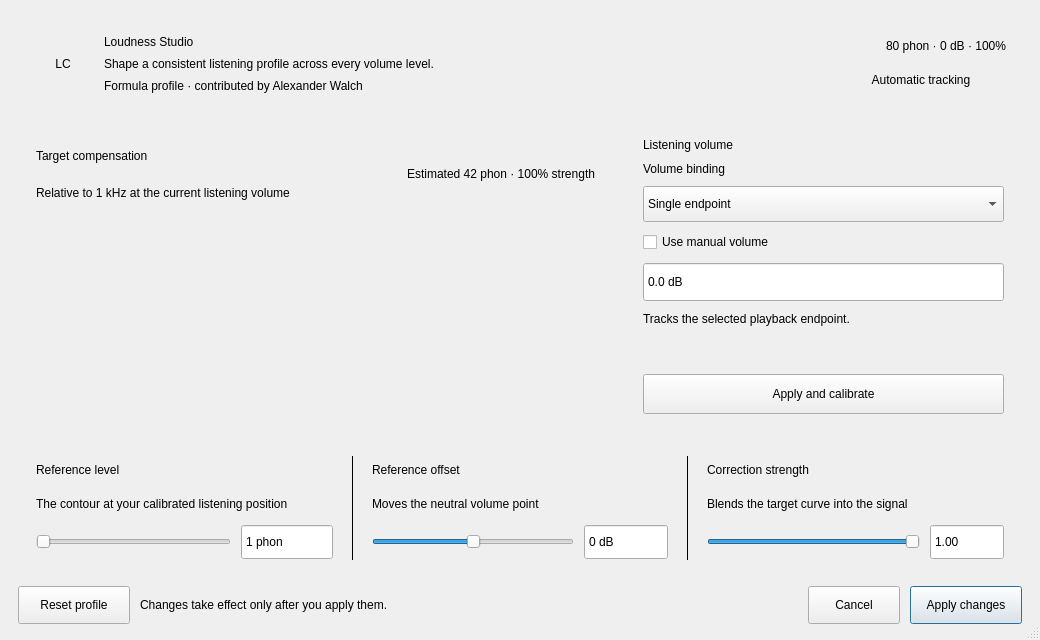
<?xml version="1.0" encoding="UTF-8"?>
<ui version="4.0">
 <class>LoudnessCorrectionStudioDialog</class>
 <widget class="QDialog" name="LoudnessCorrectionStudioDialog">
  <property name="geometry">
   <rect>
    <x>0</x>
    <y>0</y>
    <width>1040</width>
    <height>640</height>
   </rect>
  </property>
  <property name="minimumSize">
   <size>
    <width>860</width>
    <height>570</height>
   </size>
  </property>
  <property name="windowTitle">
   <string>Loudness Studio</string>
  </property>
  <property name="sizeGripEnabled">
   <bool>true</bool>
  </property>
  <layout class="QVBoxLayout" name="rootLayout">
   <property name="spacing">
    <number>12</number>
   </property>
   <property name="leftMargin">
    <number>18</number>
   </property>
   <property name="topMargin">
    <number>18</number>
   </property>
   <property name="rightMargin">
    <number>18</number>
   </property>
   <property name="bottomMargin">
    <number>16</number>
   </property>
   <item>
    <widget class="QFrame" name="heroFrame">
     <property name="minimumSize">
      <size>
       <width>0</width>
       <height>92</height>
      </size>
     </property>
     <property name="frameShape">
      <enum>QFrame::NoFrame</enum>
     </property>
     <layout class="QHBoxLayout" name="heroLayout">
      <property name="spacing">
       <number>14</number>
      </property>
      <property name="leftMargin">
       <number>18</number>
      </property>
      <property name="topMargin">
       <number>14</number>
      </property>
      <property name="rightMargin">
       <number>16</number>
      </property>
      <property name="bottomMargin">
       <number>14</number>
      </property>
      <item>
       <widget class="QLabel" name="brandMark">
        <property name="minimumSize">
         <size>
          <width>54</width>
          <height>54</height>
         </size>
        </property>
        <property name="maximumSize">
         <size>
          <width>54</width>
          <height>54</height>
         </size>
        </property>
        <property name="text">
         <string notr="true">LC</string>
        </property>
        <property name="alignment">
         <set>Qt::AlignCenter</set>
        </property>
       </widget>
      </item>
      <item>
       <layout class="QVBoxLayout" name="titleLayout">
        <property name="spacing">
         <number>2</number>
        </property>
        <item>
         <widget class="QLabel" name="titleLabel">
          <property name="text">
           <string>Loudness Studio</string>
          </property>
         </widget>
        </item>
        <item>
         <widget class="QLabel" name="subtitleLabel">
          <property name="text">
           <string>Shape a consistent listening profile across every volume level.</string>
          </property>
         </widget>
        </item>
        <item>
         <widget class="QLabel" name="creditLabel">
          <property name="text">
           <string>Formula profile · contributed by Alexander Walch</string>
          </property>
         </widget>
        </item>
       </layout>
      </item>
      <item>
       <spacer name="heroSpacer">
        <property name="orientation">
         <enum>Qt::Horizontal</enum>
        </property>
        <property name="sizeHint" stdset="0">
         <size>
          <width>40</width>
          <height>20</height>
         </size>
        </property>
       </spacer>
      </item>
      <item>
       <layout class="QVBoxLayout" name="heroStatusLayout">
        <property name="spacing">
         <number>5</number>
        </property>
        <item>
         <widget class="QLabel" name="profileSummaryLabel">
          <property name="text">
           <string notr="true">80 phon · 0 dB · 100%</string>
          </property>
          <property name="alignment">
           <set>Qt::AlignRight|Qt::AlignTrailing|Qt::AlignVCenter</set>
          </property>
         </widget>
        </item>
        <item>
         <widget class="QLabel" name="trackingStatusLabel">
          <property name="minimumSize">
           <size>
            <width>170</width>
            <height>32</height>
           </size>
          </property>
          <property name="text">
           <string>Automatic tracking</string>
          </property>
          <property name="alignment">
           <set>Qt::AlignCenter</set>
          </property>
         </widget>
        </item>
       </layout>
      </item>
     </layout>
    </widget>
   </item>
   <item>
    <layout class="QGridLayout" name="contentLayout" columnstretch="3,2">
     <property name="horizontalSpacing">
      <number>12</number>
     </property>
     <property name="verticalSpacing">
      <number>12</number>
     </property>
     <item row="0" column="0">
      <widget class="QFrame" name="curveCard">
       <property name="minimumSize">
        <size>
         <width>500</width>
         <height>280</height>
        </size>
       </property>
       <property name="frameShape">
        <enum>QFrame::NoFrame</enum>
       </property>
       <layout class="QVBoxLayout" name="curveLayout">
        <property name="spacing">
         <number>6</number>
        </property>
        <property name="leftMargin">
         <number>18</number>
        </property>
        <property name="topMargin">
         <number>16</number>
        </property>
        <property name="rightMargin">
         <number>18</number>
        </property>
        <property name="bottomMargin">
         <number>14</number>
        </property>
        <item>
         <layout class="QHBoxLayout" name="curveHeaderLayout">
          <item>
           <layout class="QVBoxLayout" name="curveTitleLayout">
            <property name="spacing">
             <number>1</number>
            </property>
            <item>
             <widget class="QLabel" name="curveTitleLabel">
              <property name="text">
               <string>Target compensation</string>
              </property>
             </widget>
            </item>
            <item>
             <widget class="QLabel" name="curveDescriptionLabel">
              <property name="text">
               <string>Relative to 1 kHz at the current listening volume</string>
              </property>
             </widget>
            </item>
           </layout>
          </item>
          <item>
           <spacer name="curveHeaderSpacer">
            <property name="orientation">
             <enum>Qt::Horizontal</enum>
            </property>
            <property name="sizeHint" stdset="0">
             <size>
              <width>40</width>
              <height>20</height>
             </size>
            </property>
           </spacer>
          </item>
          <item>
           <widget class="QLabel" name="curveMetaLabel">
            <property name="text">
             <string notr="true">Estimated 42 phon · 100% strength</string>
            </property>
            <property name="alignment">
             <set>Qt::AlignRight|Qt::AlignTrailing|Qt::AlignVCenter</set>
            </property>
           </widget>
          </item>
         </layout>
        </item>
        <item>
         <widget class="QWidget" name="curvePreview" native="true">
          <property name="minimumSize">
           <size>
            <width>0</width>
            <height>200</height>
           </size>
          </property>
          <property name="accessibleName">
           <string>Target loudness-compensation curve preview</string>
          </property>
          <property name="toolTip">
           <string>Shows the target compensation before filter fitting and headroom gain.</string>
          </property>
         </widget>
        </item>
       </layout>
      </widget>
     </item>
     <item row="0" column="1">
      <widget class="QFrame" name="volumeCard">
       <property name="minimumSize">
        <size>
         <width>320</width>
         <height>280</height>
        </size>
       </property>
       <property name="frameShape">
        <enum>QFrame::NoFrame</enum>
       </property>
       <layout class="QVBoxLayout" name="volumeLayout">
        <property name="spacing">
         <number>10</number>
        </property>
        <property name="leftMargin">
         <number>18</number>
        </property>
        <property name="topMargin">
         <number>16</number>
        </property>
        <property name="rightMargin">
         <number>18</number>
        </property>
        <property name="bottomMargin">
         <number>16</number>
        </property>
        <item>
         <widget class="QLabel" name="volumeTitleLabel">
          <property name="text">
           <string>Listening volume</string>
          </property>
         </widget>
        </item>
        <item>
         <widget class="QLabel" name="bindingLabel">
          <property name="text">
           <string>Volume binding</string>
          </property>
          <property name="buddy">
           <cstring>bindingComboBox</cstring>
          </property>
         </widget>
        </item>
        <item>
         <widget class="QComboBox" name="bindingComboBox">
          <property name="minimumSize">
           <size>
            <width>0</width>
            <height>36</height>
           </size>
          </property>
          <property name="toolTip">
            <string>Single follows the current APO playback endpoint. Global follows the Windows default Multimedia playback volume across all instances; use Global only when that master volume is the intended shared control. If a Matrix endpoint is muted or fixed, use Single or manual volume.</string>
          </property>
          <item>
           <property name="text">
            <string>Single endpoint</string>
           </property>
          </item>
          <item>
           <property name="text">
            <string>Global (Windows default)</string>
           </property>
          </item>
         </widget>
        </item>
        <item>
         <widget class="QCheckBox" name="manualVolumeCheckBox">
          <property name="toolTip">
           <string>Use this when a DAC or amplifier hardware knob controls the real listening level.</string>
          </property>
          <property name="text">
           <string>Use manual volume</string>
          </property>
         </widget>
        </item>
        <item>
         <widget class="QDoubleSpinBox" name="volumeSpinBox">
          <property name="minimumSize">
           <size>
            <width>0</width>
            <height>40</height>
           </size>
          </property>
          <property name="accessibleName">
           <string>Listening volume</string>
          </property>
          <property name="suffix">
           <string notr="true"> dB</string>
          </property>
          <property name="minimum">
           <double>-100.000000000000000</double>
          </property>
          <property name="maximum">
           <double>0.000000000000000</double>
          </property>
          <property name="decimals">
           <number>1</number>
          </property>
          <property name="singleStep">
           <double>0.500000000000000</double>
          </property>
          <property name="buttonSymbols">
           <enum>QAbstractSpinBox::NoButtons</enum>
          </property>
         </widget>
        </item>
        <item>
         <widget class="QLabel" name="volumeHintLabel">
          <property name="text">
           <string>Tracks the selected playback endpoint.</string>
          </property>
          <property name="wordWrap">
           <bool>true</bool>
          </property>
         </widget>
        </item>
        <item>
         <spacer name="volumeSpacer">
          <property name="orientation">
           <enum>Qt::Vertical</enum>
          </property>
          <property name="sizeHint" stdset="0">
           <size>
            <width>20</width>
            <height>6</height>
           </size>
          </property>
         </spacer>
        </item>
        <item>
         <widget class="QPushButton" name="calibrateButton">
          <property name="minimumSize">
           <size>
            <width>0</width>
            <height>40</height>
           </size>
          </property>
          <property name="cursor">
           <cursorShape>PointingHandCursor</cursorShape>
          </property>
          <property name="toolTip">
           <string>Apply these values, then open the existing pink-noise calibration flow.</string>
          </property>
          <property name="text">
           <string>Apply and calibrate</string>
          </property>
         </widget>
        </item>
       </layout>
      </widget>
     </item>
     <item row="1" column="0" colspan="2">
      <widget class="QFrame" name="parametersCard">
       <property name="minimumSize">
        <size>
         <width>0</width>
         <height>132</height>
        </size>
       </property>
       <property name="frameShape">
        <enum>QFrame::NoFrame</enum>
       </property>
       <layout class="QHBoxLayout" name="parametersLayout">
        <property name="spacing">
         <number>18</number>
        </property>
        <property name="leftMargin">
         <number>18</number>
        </property>
        <property name="topMargin">
         <number>14</number>
        </property>
        <property name="rightMargin">
         <number>18</number>
        </property>
        <property name="bottomMargin">
         <number>14</number>
        </property>
        <item>
         <layout class="QVBoxLayout" name="referenceLayout">
          <property name="spacing">
           <number>6</number>
          </property>
          <item>
           <widget class="QLabel" name="referenceTitleLabel">
            <property name="text">
             <string>Reference level</string>
            </property>
            <property name="buddy">
             <cstring>refLevelSpinBox</cstring>
            </property>
           </widget>
          </item>
          <item>
           <widget class="QLabel" name="referenceHintLabel">
            <property name="text">
             <string>The contour at your calibrated listening position</string>
            </property>
           </widget>
          </item>
          <item>
           <layout class="QHBoxLayout" name="referenceControlLayout">
            <property name="spacing">
             <number>10</number>
            </property>
            <item>
             <widget class="QSlider" name="referenceSlider">
              <property name="minimumSize">
               <size>
                <width>130</width>
                <height>28</height>
               </size>
              </property>
              <property name="minimum">
               <number>1</number>
              </property>
             <property name="maximum">
               <number>100</number>
              </property>
              <property name="orientation">
               <enum>Qt::Horizontal</enum>
              </property>
             </widget>
            </item>
            <item>
             <widget class="QSpinBox" name="refLevelSpinBox">
              <property name="minimumSize">
               <size>
                <width>92</width>
                <height>36</height>
               </size>
              </property>
              <property name="suffix">
               <string notr="true"> phon</string>
              </property>
              <property name="minimum">
               <number>1</number>
              </property>
              <property name="maximum">
               <number>100</number>
              </property>
              <property name="buttonSymbols">
               <enum>QAbstractSpinBox::NoButtons</enum>
              </property>
             </widget>
            </item>
           </layout>
          </item>
         </layout>
        </item>
        <item>
         <widget class="QFrame" name="parameterDivider1">
          <property name="frameShape">
           <enum>QFrame::VLine</enum>
          </property>
          <property name="frameShadow">
           <enum>QFrame::Plain</enum>
          </property>
         </widget>
        </item>
        <item>
         <layout class="QVBoxLayout" name="offsetLayout">
          <property name="spacing">
           <number>6</number>
          </property>
          <item>
           <widget class="QLabel" name="offsetTitleLabel">
            <property name="text">
             <string>Reference offset</string>
            </property>
            <property name="buddy">
             <cstring>refOffsetSpinBox</cstring>
            </property>
           </widget>
          </item>
          <item>
           <widget class="QLabel" name="offsetHintLabel">
            <property name="text">
             <string>Moves the neutral volume point</string>
            </property>
           </widget>
          </item>
          <item>
           <layout class="QHBoxLayout" name="offsetControlLayout">
            <property name="spacing">
             <number>10</number>
            </property>
            <item>
             <widget class="QSlider" name="offsetSlider">
              <property name="minimumSize">
               <size>
                <width>130</width>
                <height>28</height>
               </size>
              </property>
              <property name="minimum">
               <number>-100</number>
              </property>
              <property name="maximum">
               <number>100</number>
              </property>
              <property name="orientation">
               <enum>Qt::Horizontal</enum>
              </property>
             </widget>
            </item>
            <item>
             <widget class="QSpinBox" name="refOffsetSpinBox">
              <property name="minimumSize">
               <size>
                <width>84</width>
                <height>36</height>
               </size>
              </property>
              <property name="suffix">
               <string notr="true"> dB</string>
              </property>
              <property name="minimum">
               <number>-100</number>
              </property>
              <property name="maximum">
               <number>100</number>
              </property>
              <property name="buttonSymbols">
               <enum>QAbstractSpinBox::NoButtons</enum>
              </property>
             </widget>
            </item>
           </layout>
          </item>
         </layout>
        </item>
        <item>
         <widget class="QFrame" name="parameterDivider2">
          <property name="frameShape">
           <enum>QFrame::VLine</enum>
          </property>
          <property name="frameShadow">
           <enum>QFrame::Plain</enum>
          </property>
         </widget>
        </item>
        <item>
         <layout class="QVBoxLayout" name="strengthLayout">
          <property name="spacing">
           <number>6</number>
          </property>
          <item>
           <widget class="QLabel" name="strengthTitleLabel">
            <property name="text">
             <string>Correction strength</string>
            </property>
            <property name="buddy">
             <cstring>strengthSpinBox</cstring>
            </property>
           </widget>
          </item>
          <item>
           <widget class="QLabel" name="strengthHintLabel">
            <property name="text">
             <string>Blends the target curve into the signal</string>
            </property>
           </widget>
          </item>
          <item>
           <layout class="QHBoxLayout" name="strengthControlLayout">
            <property name="spacing">
             <number>10</number>
            </property>
            <item>
             <widget class="QSlider" name="strengthSlider">
              <property name="minimumSize">
               <size>
                <width>120</width>
                <height>28</height>
               </size>
              </property>
              <property name="maximum">
               <number>100</number>
              </property>
              <property name="value">
               <number>100</number>
              </property>
              <property name="orientation">
               <enum>Qt::Horizontal</enum>
              </property>
             </widget>
            </item>
            <item>
             <widget class="QDoubleSpinBox" name="strengthSpinBox">
              <property name="minimumSize">
               <size>
                <width>74</width>
                <height>36</height>
               </size>
              </property>
              <property name="maximum">
               <double>1.000000000000000</double>
              </property>
              <property name="singleStep">
               <double>0.010000000000000</double>
              </property>
              <property name="value">
               <double>1.000000000000000</double>
              </property>
              <property name="buttonSymbols">
               <enum>QAbstractSpinBox::NoButtons</enum>
              </property>
             </widget>
            </item>
           </layout>
          </item>
         </layout>
        </item>
       </layout>
      </widget>
     </item>
    </layout>
   </item>
   <item>
    <layout class="QHBoxLayout" name="footerLayout">
     <property name="spacing">
      <number>10</number>
     </property>
     <item>
      <widget class="QPushButton" name="resetButton">
       <property name="minimumSize">
        <size>
         <width>112</width>
         <height>38</height>
        </size>
       </property>
       <property name="cursor">
        <cursorShape>PointingHandCursor</cursorShape>
       </property>
       <property name="text">
        <string>Reset profile</string>
       </property>
      </widget>
     </item>
     <item>
      <widget class="QLabel" name="footerHintLabel">
       <property name="text">
        <string>Changes take effect only after you apply them.</string>
       </property>
      </widget>
     </item>
     <item>
      <spacer name="footerSpacer">
       <property name="orientation">
        <enum>Qt::Horizontal</enum>
       </property>
       <property name="sizeHint" stdset="0">
        <size>
         <width>40</width>
         <height>20</height>
        </size>
       </property>
      </spacer>
     </item>
     <item>
      <widget class="QPushButton" name="cancelButton">
       <property name="minimumSize">
        <size>
         <width>92</width>
         <height>38</height>
        </size>
       </property>
       <property name="cursor">
        <cursorShape>PointingHandCursor</cursorShape>
       </property>
       <property name="text">
        <string>Cancel</string>
       </property>
      </widget>
     </item>
     <item>
      <widget class="QPushButton" name="applyButton">
       <property name="minimumSize">
        <size>
         <width>112</width>
         <height>38</height>
        </size>
       </property>
       <property name="cursor">
        <cursorShape>PointingHandCursor</cursorShape>
       </property>
       <property name="text">
        <string>Apply changes</string>
       </property>
       <property name="default">
        <bool>true</bool>
       </property>
      </widget>
     </item>
    </layout>
   </item>
  </layout>
 </widget>
 <resources/>
 <connections>
  <connection>
   <sender>cancelButton</sender>
   <signal>clicked()</signal>
   <receiver>LoudnessCorrectionStudioDialog</receiver>
   <slot>reject()</slot>
   <hints>
    <hint type="sourcelabel">
     <x>837</x>
     <y>609</y>
    </hint>
    <hint type="destinationlabel">
     <x>520</x>
     <y>320</y>
    </hint>
   </hints>
  </connection>
  <connection>
   <sender>applyButton</sender>
   <signal>clicked()</signal>
   <receiver>LoudnessCorrectionStudioDialog</receiver>
   <slot>accept()</slot>
   <hints>
    <hint type="sourcelabel">
     <x>961</x>
     <y>609</y>
    </hint>
    <hint type="destinationlabel">
     <x>520</x>
     <y>320</y>
    </hint>
   </hints>
  </connection>
 </connections>
 <tabstops>
  <tabstop>referenceSlider</tabstop>
  <tabstop>refLevelSpinBox</tabstop>
  <tabstop>offsetSlider</tabstop>
  <tabstop>refOffsetSpinBox</tabstop>
  <tabstop>strengthSlider</tabstop>
  <tabstop>strengthSpinBox</tabstop>
  <tabstop>bindingComboBox</tabstop>
  <tabstop>manualVolumeCheckBox</tabstop>
  <tabstop>volumeSpinBox</tabstop>
  <tabstop>calibrateButton</tabstop>
  <tabstop>resetButton</tabstop>
  <tabstop>cancelButton</tabstop>
  <tabstop>applyButton</tabstop>
 </tabstops>
</ui>
